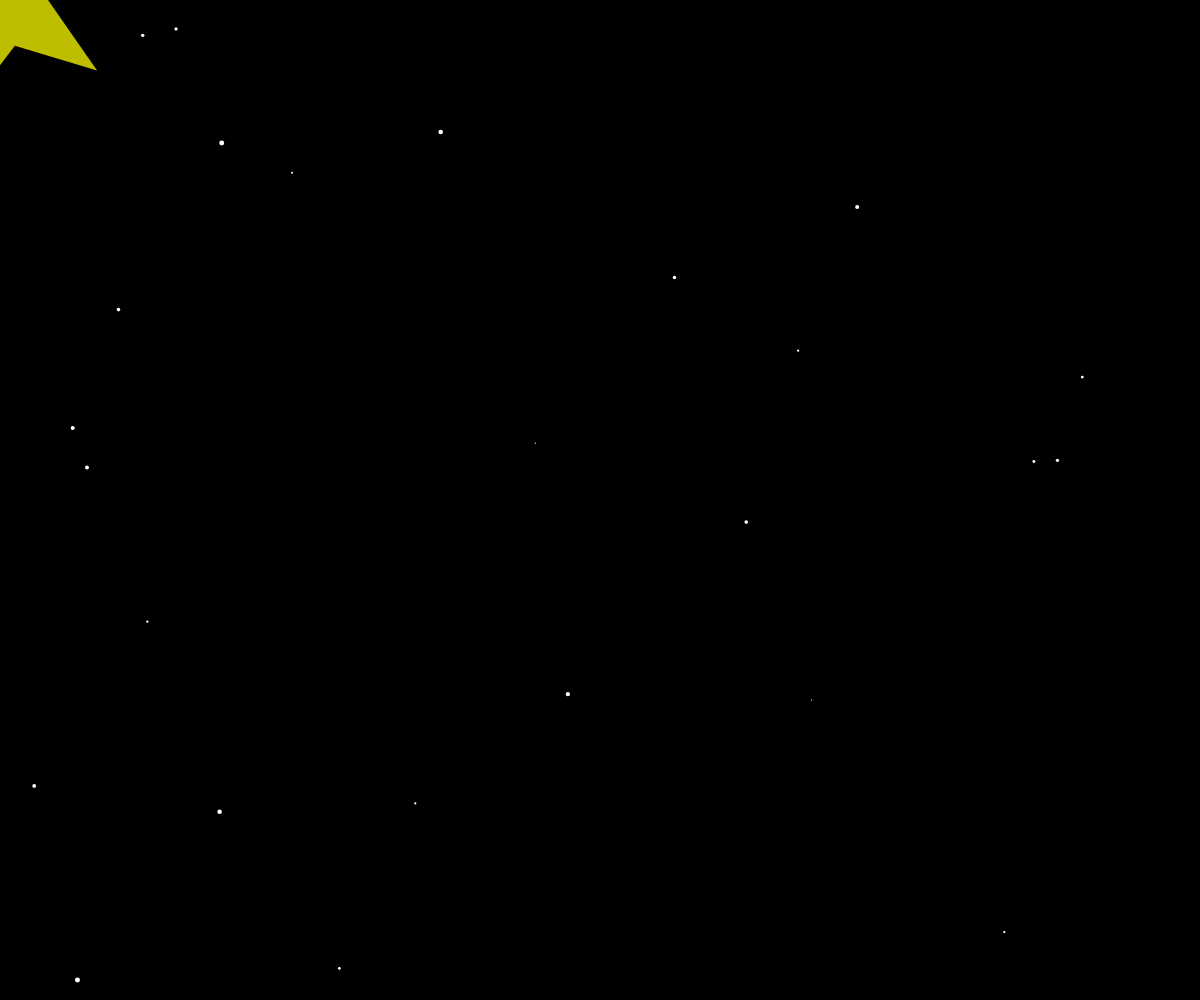
Frame 1 (no input)
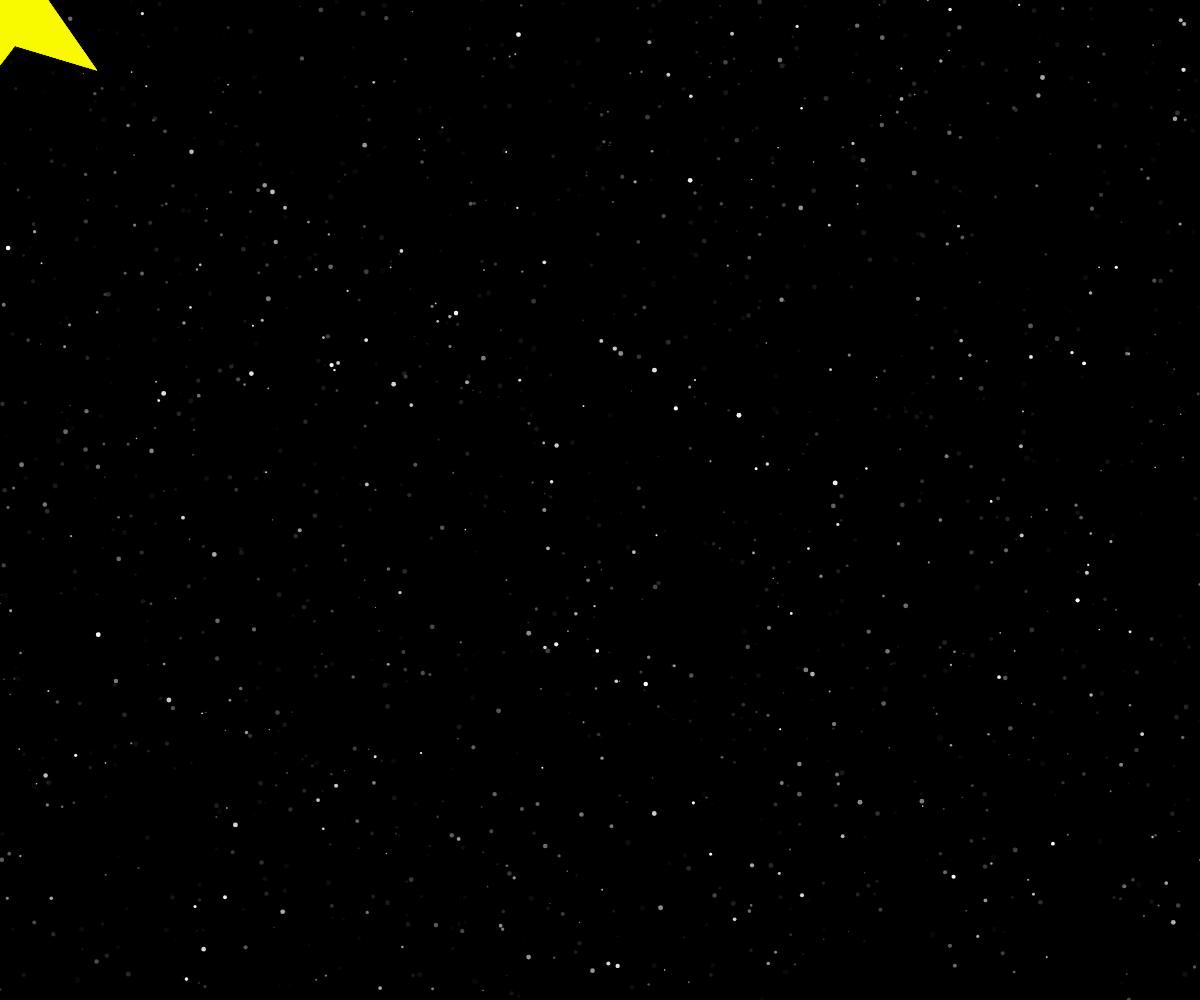
Frame 60 (no input)
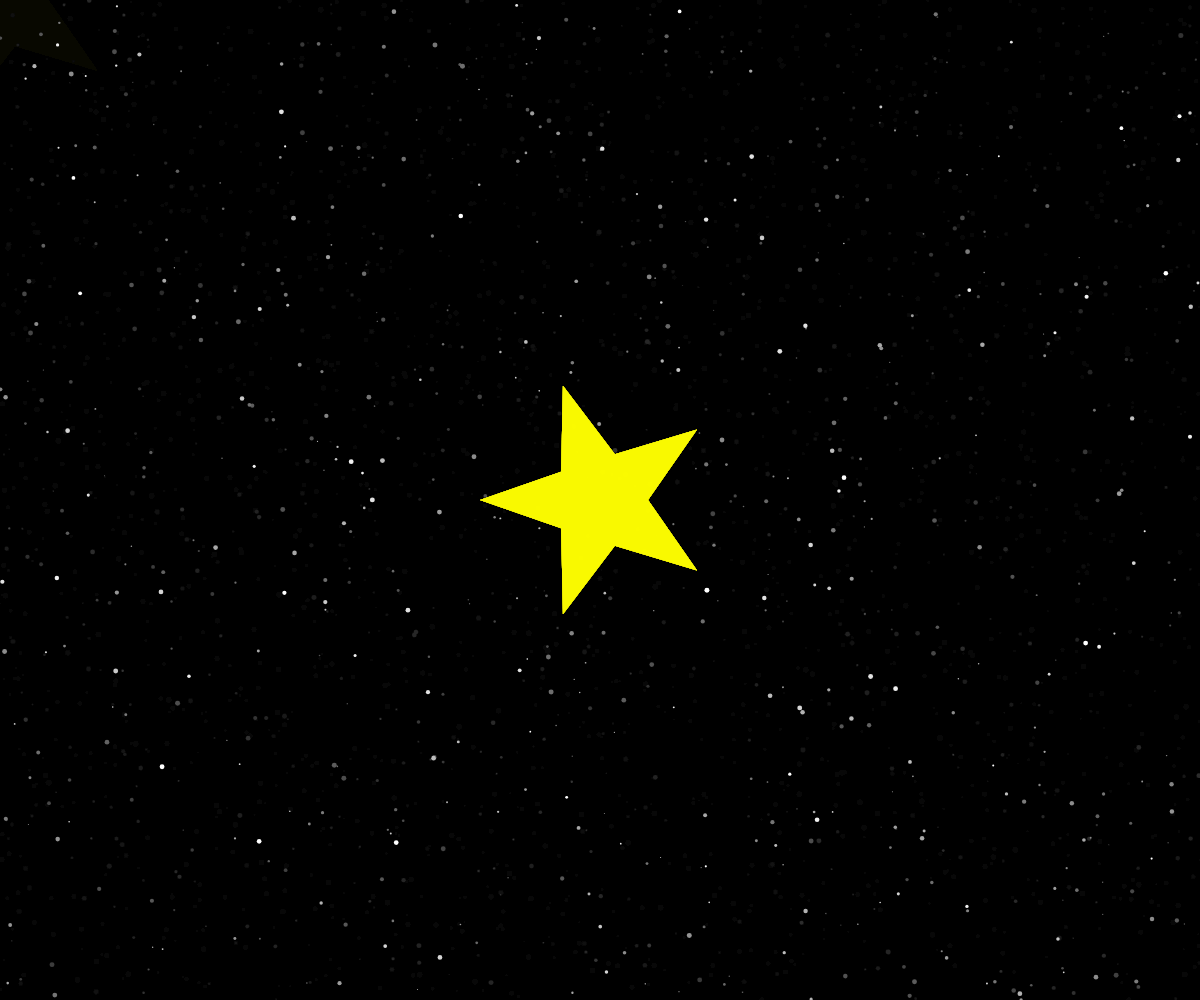
Frame 120 (the mouse pressed at the canvas centre since frame 60)

The p5.js sketch that drew these frames (run headless with seeded random() and noise() and a simulated clock; from frame 60 on, the mouse is pressed at the canvas centre):

// p5.js sketch
// ── sketch.js
// These are the variables:
var ShootingStars = 55; // This variable stores the number of shooting stars.
var BackgroundStars = 25; // This variable stores the number of the stars in the background.

function setup() {
  createCanvas(windowWidth, windowHeight); // I set the canvas to fill the entire window.
  background(0); // I set the color of the background to black
  noStroke(); // To remove any stroke or outline for my drawing.
}

function draw() {
  background(0, 15); // I added a transparent effect for the background.

  
  // This is for drawing the stars in the background.
  for (var i = 0; i < BackgroundStars; i++) {
    
    // This is to randomize the position of the stars in the background.
    var BackgroundStarsX = random(width); 
    var BackgroundStarsY = random(height);
    
    // I made the stars in the background to have random sizes that ranges from 1 to 5.
    var size = random(1, 5); 
    // I set the color of the stars in the background to white.
    fill(255); 
    // To finally draw the stars in the background.
    ellipse(BackgroundStarsX, BackgroundStarsY, size, size);
  }

  // This is to draw the shooting stars that follows the mouse cursor.
  var ShootingStarsSizeX = mouseX;
  var ShootingStarsSizeY = mouseY;
  var ShootingStarsSize = 120;
  fill(255, 255, 0, 190); // This is to add a transparency effect to the shooting stars.
  // This is to call the function to draw the shooting stars.
  DrawingShootingStars(ShootingStarsSizeX, ShootingStarsSizeY, ShootingStarsSize, ShootingStarsSize / 2.5, 5); // The center of the star, the outer radius of the circle, the inner radius of the circle, and the number of points of the circle.
}

// This is the last function to draw the star.
function DrawingShootingStars(x, y, radiusNumber1, radiusNumber2, numberOfPointsForEachStar) {
  // This calculates the angle between each point.
  var angleOfShootingStars = TWO_PI / numberOfPointsForEachStar;
  var halfAngleOfShootingStars = angleOfShootingStars / 2;
  beginShape();
  for (var a = 0; a < TWO_PI; a += angleOfShootingStars) {
    // This calculates the outer point of the star.
    var OuterStar = x + cos(a) * radiusNumber2;
    var InnerStar = y + sin(a) * radiusNumber2;
    vertex(OuterStar, InnerStar);
    // This calculates the inner point of the star.
    OuterStar = x + cos(a + halfAngleOfShootingStars) * radiusNumber1;
    InnerStar = y + sin(a + halfAngleOfShootingStars) * radiusNumber1;
    vertex(OuterStar, InnerStar);
  }
  endShape(CLOSE);
}
